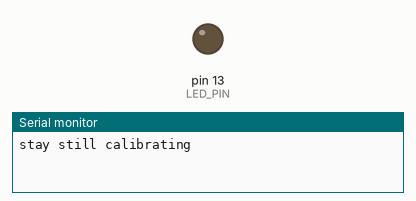
A program run on a simulated Arduino Nano, built with avr-gcc and run on an emulated ATmega328P. Shown: output pins drawn as LEDs (lit = HIGH), the last lines printed to the serial monitor. Storage starts empty; pins used as bus, display or sensor lines are not drawn.

Above: at 0.1 s.
At 1.1 s:
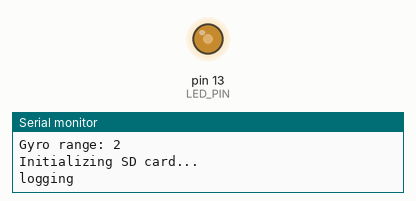
Timing chart, 0 to 2.6 s (numbered marks = the images above):
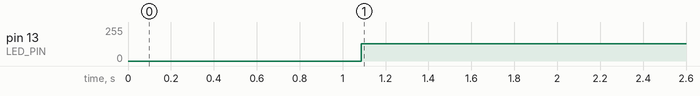

The program:

main.cpp
```cpp
// WIRING
// MPU6050
// SCL - A5
// SDA - A4
//
// SD READER
// CS - 10
// SCK -13
// MOSI-11
// MISO-12


#define SPI_CLOCK SD_SCK_MHZ(50)
#define SD_CS_PIN SS
#define SD_CONFIG SdSpiConfig(SD_CS_PIN, DEDICATED_SPI, SPI_CLOCK)
#define LOG_INTERVAL_USEC 600
#define MAX_FILE_SIZE 10000000UL // is about 104 minutes of logging
#define BUFFER_SIZE 168  // 7 samples * 16 bytes (4 timestamp + 12 IMU) per chunk


//#define UTF8_SD
#define DEBUG

#include "Arduino.h"
#include "I2Cdev.h"
#include "MPU6050.h"
//#include <SD.h>
#include "SdFat.h"

// Arduino Wire library is required if I2Cdev I2CDEV_ARDUINO_WIRE implementation
// is used in I2Cdev.h
#if I2CDEV_IMPLEMENTATION == I2CDEV_ARDUINO_WIRE
    #include "Wire.h"
#endif

class DummySerial : public Stream
{
private:
	int peek_buffer;
public:
	DummySerial() { peek_buffer = -1; };
	void begin(unsigned long) {};
	void begin(unsigned long, uint8_t){};
	void end(void){};

	virtual int available(void){return 0;};
	virtual int peek(void){return 0;};
	virtual int read(void){return 0;};
	virtual int availableForWrite(void){return 0;};
	virtual void flush(void){};
	virtual size_t write(uint8_t){return 0;};
	virtual size_t write(const uint8_t*, size_t){return 0;};
	using Print::write; // pull in write(str) and write(buf, size) from Print
	operator bool();
	uint32_t baud(){return 0;};
	uint8_t stopbits(){return 0;};
	uint8_t paritytype(){return 0;};
	uint8_t numbits(){return 0;};
	bool dtr(){return 0;};
	bool rts(){return 0;};
	enum {
		ONE_STOP_BIT = 0,
		ONE_AND_HALF_STOP_BIT = 1,
		TWO_STOP_BITS = 2,
	};
	enum {
		NO_PARITY = 0,
		ODD_PARITY = 1,
		EVEN_PARITY = 2,
		MARK_PARITY = 3,
		SPACE_PARITY = 4,
	};

};

DummySerial dummySerial;

#ifdef DEBUG
#define mySerial Serial
#else
#define mySerial dummySerial
#endif

MPU6050 accelgyro;
int16_t ax, ay, az;
int16_t gx, gy, gz;

const int chipSelect = 10;
SdFs sd;
FsFile file;
#define LED_PIN 13
bool blinkState = false;

uint8_t counter = 0;
uint16_t fileNum = 0;
uint16_t syncCounter = 0;
unsigned long start;
void openNewFile() {
  if (file.isOpen()) {
    file.close();
  }

  char filename[10];
  // Find first non-existent file number
  while (fileNum < 100) {
    sprintf(filename, "%02d.bin", fileNum);
    if (!sd.exists(filename)) {
      break;  // Found available filename
    }
    fileNum++;
  }

  file = sd.open(filename, O_RDWR | O_CREAT | O_EXCL);
  if (!file) {
    while (1);  // Halt on error
  }

  if (!file.preAllocate(MAX_FILE_SIZE)) {
    file.close();
    while (1);
  }

  fileNum++;  // Ready for next file
}

void setup() {
    // join I2C bus (I2Cdev library doesn't do this automatically)
    #if I2CDEV_IMPLEMENTATION == I2CDEV_ARDUINO_WIRE
        Wire.begin();
        Wire.setClock(400000);
    #elif I2CDEV_IMPLEMENTATION == I2CDEV_BUILTIN_FASTWIRE
        Fastwire::setup(400, true);
    #endif
    mySerial.begin(115200);
    // initialize MPU6050
    //mySerial.println(F("Initializing I2C devices..."));
    accelgyro.initialize();
    accelgyro.setFullScaleAccelRange(MPU6050_ACCEL_FS_16);
    accelgyro.setFullScaleGyroRange(MPU6050_GYRO_FS_1000);
    accelgyro.setDLPFMode(0);  // 8kHz base rate for gyro
    // rate=0 -> 8000Hz, rate=1 -> 4000Hz, rate=3 -> 2000Hz, rate=7 -> 1000Hz
    accelgyro.setRate(7);  // 8kHz (but accel limited to 1kHz max)
    // setup MPU6050 FIFO
    accelgyro.setFIFOEnabled(1);
    accelgyro.setAccelFIFOEnabled(1);
    accelgyro.setXGyroFIFOEnabled(1);
    accelgyro.setYGyroFIFOEnabled(1);
    accelgyro.setZGyroFIFOEnabled(1);
    accelgyro.setTempFIFOEnabled(0);
    accelgyro.setSlave0FIFOEnabled(0);
    accelgyro.setSlave1FIFOEnabled(0);
    accelgyro.setSlave2FIFOEnabled(0);
    accelgyro.setSlave3FIFOEnabled(0);

    // verify connection
    //mySerial.println(F("Testing device connections..."));
    //mySerial.println(accelgyro.testConnection() ? F("MPU6050 connection successful") : F("MPU6050 connection failed"));

    // use the code below to change accel/gyro offset values

//    mySerial.println(F("Updating internal sensor offsets..."));
    // -76	-2359	1688	0	0	0
    mySerial.print(F("\n"));
    accelgyro.setXGyroOffset(97);
    accelgyro.setYGyroOffset(112);
    accelgyro.setZGyroOffset(-22);

    accelgyro.setXAccelOffset(-1911);  // Test with no offsets
    accelgyro.setYAccelOffset(-553);
    accelgyro.setZAccelOffset(1433);
    mySerial.println("stay still calibrating");
    delay(1000);
    accelgyro.CalibrateAccel(10);
    mySerial.println("calibrating gyro");
    accelgyro.CalibrateGyro(10);
    mySerial.println("calibation finished");
    Serial.println("\nat 600 Readings");
    //accelgyro.PrintActiveOffsets();

    mySerial.print(accelgyro.getXAccelOffset()); mySerial.print(F("\t")); // -76
    mySerial.print(accelgyro.getYAccelOffset()); mySerial.print(F("\t")); // -2359
    mySerial.print(accelgyro.getZAccelOffset()); mySerial.print(F("\t")); // 1688
    mySerial.print(accelgyro.getXGyroOffset()); mySerial.print(F("\t")); // 0
    mySerial.print(accelgyro.getYGyroOffset()); mySerial.print(F("\t")); // 0
    mySerial.print(accelgyro.getZGyroOffset()); mySerial.print(F("\t")); // 0
    mySerial.print(F("\n"));

    // Debug: Check actual range settings
    mySerial.print(F("Accel range: "));
    mySerial.println(accelgyro.getFullScaleAccelRange());  // Should be 0 for ±2g
    mySerial.print(F("Gyro range: "));
    mySerial.println(accelgyro.getFullScaleGyroRange());  // Should be 0 for ±250°/s

    mySerial.println(F("Initializing SD card..."));

    // Reset CS pin to ensure clean state
    pinMode(SD_CS_PIN, OUTPUT);
    digitalWrite(SD_CS_PIN, HIGH);
    delay(10);

    // Try multiple times to initialize
    bool sdInitialized = false;
    for (int attempt = 0; attempt < 200; attempt++) {
      if (sd.begin(SD_CONFIG)) {
        sdInitialized = true;
        break;
      }
 //     mySerial.print(F("SD init attempt "));
      mySerial.print(attempt + 1);
      mySerial.println(F(" failed, retrying..."));
      sd.end();
      delay(1000);
    }

    if (!sdInitialized) {
      mySerial.println(F("FF"));
      while (true);
    }

    openNewFile();

 //   Serial.println(F("initialization done."));
    pinMode(LED_PIN, OUTPUT);
    accelgyro.resetFIFO();
    mySerial.println(F("logging"));
    start = millis();
}

void loop() {
    uint16_t fifoCount = accelgyro.getFIFOCount();

    // Check for FIFO overflow (max is 1024 bytes)
    if (fifoCount >= 1024) {
      mySerial.println(F("FIFO overflow - resetting"));
      accelgyro.resetFIFO();
      return;
    }

    // Read IMU data and add timestamps (16 bytes per sample: 4 timestamp + 12 IMU)
    if (fifoCount >= BUFFER_SIZE && millis() ) {  // 14 samples * 12 bytes - start < 10000
      //mySerial.println(accelgyro.getFIFOCount());

      char imuData[BUFFER_SIZE];  // 14 samples of raw IMU data
      char outputData[224];  // 14 samples with timestamps (14 * 16)

      // Read IMU data in two chunks, for some reason reading more than 128 bytes at once results in mangled data
      accelgyro.getFIFOBytes((uint8_t*)imuData, 84);  // 7 samples
      accelgyro.getFIFOBytes((uint8_t*)imuData + 84, 84);  // 7 more samples

      // Interpolate timestamps for each sample
      // Sample rate = 1000 Hz (1 ms per sample) from setRate(7) with DLPF=0
      unsigned long currentTime = millis()-start;
      for (int i = 0; i < 14; i++) {
        // Interpolate: oldest sample first, newest sample last
        // Sample 0 was captured 13 ms ago, sample 13 was just captured
        unsigned long timestamp = currentTime - (13 - i);

        // Write timestamp (4 bytes, big-endian)
        outputData[i * 16 + 0] = (timestamp >> 24) & 0xFF;
        outputData[i * 16 + 1] = (timestamp >> 16) & 0xFF;
        outputData[i * 16 + 2] = (timestamp >> 8) & 0xFF;
        outputData[i * 16 + 3] = timestamp & 0xFF;
        // Copy IMU data (12 bytes)
        memcpy(&outputData[i * 16 + 4], &imuData[i * 12], 12);
      }

      file.write(outputData, 224);
      //mySerial.println(accelgyro.getFIFOCount());

      // Only sync every 10 writes to reduce SD overhead
      syncCounter++;
      if (syncCounter >= 20) {
        file.sync();
        syncCounter = 0;
      }
    }

    // blink LED to indicate activity
    blinkState = !blinkState;
    digitalWrite(LED_PIN, blinkState);
}
```

Measured:
- by itself, pin 13 (LED_PIN): 0/255 → 128/255 at 1.1 s
